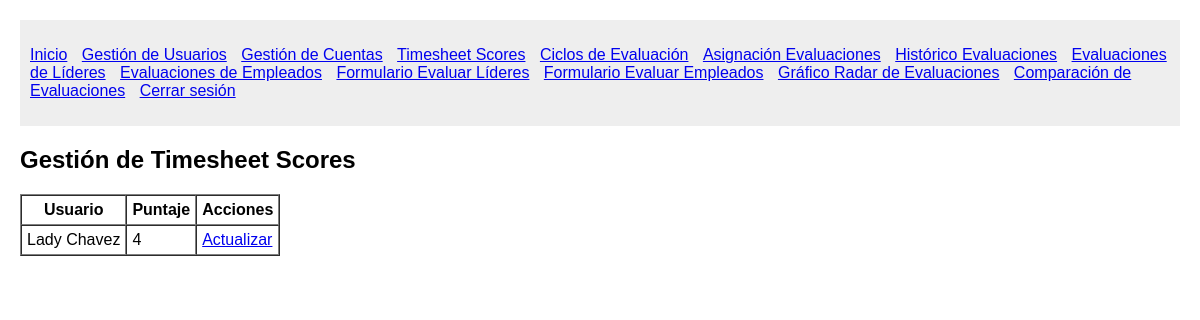
Before: /timesheets/ (signed in) with the older database file.
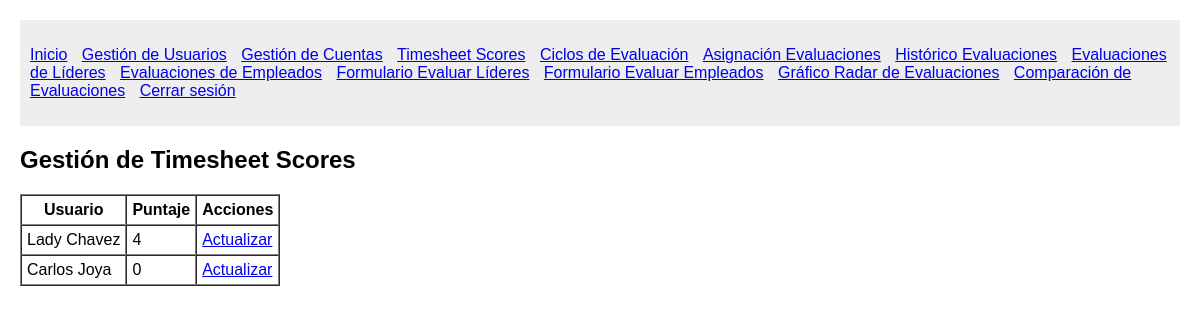
After: the same page with the newer database file.
### System/models.py (models this page shows)
class TimeSheetScore(models.Model):
    usuario = models.ForeignKey(Usuario, on_delete=models.CASCADE)
    score_ts = models.IntegerField()

class Usuario(models.Model):
    first_name = models.CharField(max_length=50)
    middle_name = models.CharField(max_length=50, blank=True, null=True)
    last_name = models.CharField(max_length=50)
    second_last_name = models.CharField(max_length=50, blank=True, null=True)
    user_type = models.CharField(max_length=50)
    position = models.ForeignKey(Position, on_delete=models.PROTECT)

### System/views.py (the view)
# urls.py: path('timesheets/', views.list_timesheets, name='list_timesheets'),
@login_required
def list_timesheets(request):
    timesheets = TimeSheetScore.objects.all()
    return render(request, 'System/manage_timesheets.html', {'timesheets': timesheets})

### System/views.py (called while the page is built)
def login_required(view_func):
    @wraps(view_func)
    def wrapped_view(request, *args, **kwargs):
        if not request.session.get('user_id'):
            return redirect('login')
        return view_func(request, *args, **kwargs)
    return wrapped_view

### System/templates/System/manage_timesheets.html (shortened to what this page needs)
{% extends 'System/base.html' %}
{% load static %}
{% block content %}
    <h2>Gestión de Timesheet Scores</h2>
    <table border="1" cellspacing="0" cellpadding="5">
        <thead>
            <tr>
                <th>Usuario</th>
                <th>Puntaje</th>
                <th>Acciones</th>
            </tr>
        </thead>
        <tbody>
            {% for ts in timesheets %}
                <tr>
                    <td>{{ ts.usuario.first_name }} {{ ts.usuario.last_name }}</td>
                    <td>{{ ts.score_ts }}</td>
                    <td>
                        <a href="{% url 'update_timesheet' ts.id %}">Actualizar</a>
                    </td>
                </tr>
            {% empty %}
                <tr>
                    <td colspan="3">No hay registros de Timesheet.</td>
                </tr>
            {% endfor %}
        </tbody>
    </table>
{% endblock %}

Changed rows visible on the page:
added TimeSheetScore: usuario.first_name "Carlos", usuario.last_name "Joya", score_ts "0"
